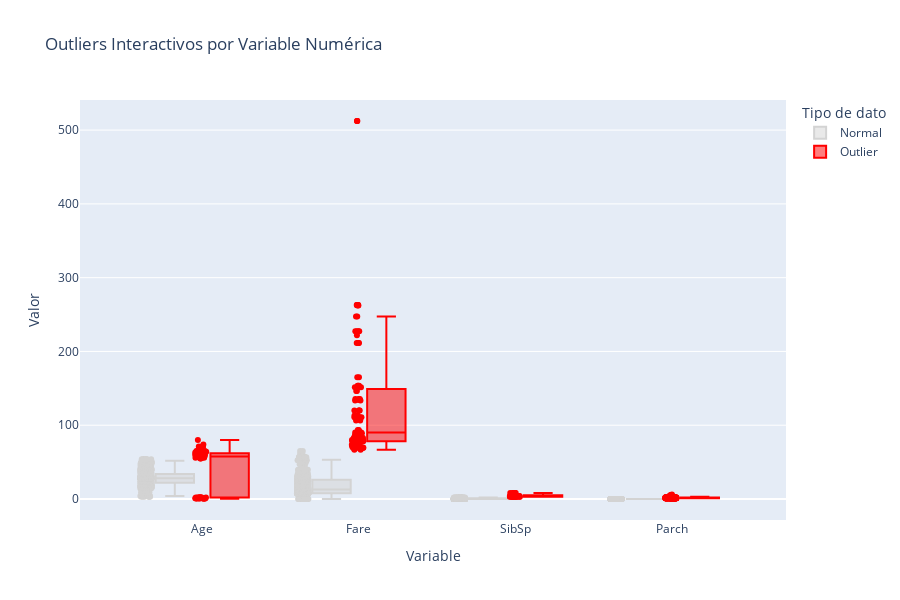

The notebook cell this image was saved under:
### Code cell
# Variables a evaluar
variables = ['Age', 'Fare', 'SibSp', 'Parch']
data_plotly = []

# Detectar outliers por variable
for var in variables:
    Q1 = df[var].quantile(0.25)
    Q3 = df[var].quantile(0.75)
    IQR = Q3 - Q1
    lower = Q1 - 1.5 * IQR
    upper = Q3 + 1.5 * IQR

    # Crear columna de flag
    df[f'{var}_outlier'] = df[var].apply(lambda x: 'Outlier' if (x < lower or x > upper) else 'Normal')

    # Crear DataFrame para Plotly
    temp = df[[var, f'{var}_outlier']].copy()
    temp['Variable'] = var
    temp.rename(columns={var: 'Valor', f'{var}_outlier': 'Tipo'}, inplace=True)
    data_plotly.append(temp)

# Unir todo
plot_df = pd.concat(data_plotly, ignore_index=True)

# Visualización
fig = px.box(plot_df, x="Variable", y="Valor", color="Tipo", 
             points="all", title="Outliers Interactivos por Variable Numérica",
             color_discrete_map={'Normal': 'lightgray', 'Outlier': 'red'},
             hover_data={'Valor': True, 'Tipo': True})

fig.update_layout(
    font=dict(size=12),
    boxmode='group',
    legend_title='Tipo de dato',
    yaxis_title="Valor",
    xaxis_title="Variable",
    height=600
)

fig.show()

### Figure 1 — Plotly figure (JSON) as saved in the notebook; plotly's stock layout.template omitted (floating-point values rounded to 4 significant figures; data arrays with more than 128 entries replaced by an {"elided": "..."} marker saying what was removed)
{"data": [{"alignmentgroup": "True", "boxpoints": "all", "customdata": {"elided": "3123x1 str values"}, "hovertemplate": "Tipo=%{customdata[0]}<br>Variable=%{x}<br>Valor=%{y}<extra></extra>", "legendgroup": "Normal", "marker": {"color": "lightgray"}, "name": "Normal", "notched": false, "offsetgroup": "Normal", "orientation": "v", "showlegend": true, "type": "box", "x": {"elided": "3123 str values"}, "x0": " ", "xaxis": "x", "y": {"elided": "3123 float values"}, "y0": " ", "yaxis": "y"}, {"alignmentgroup": "True", "boxpoints": "all", "customdata": {"elided": "441x1 str values"}, "hovertemplate": "Tipo=%{customdata[0]}<br>Variable=%{x}<br>Valor=%{y}<extra></extra>", "legendgroup": "Outlier", "marker": {"color": "red"}, "name": "Outlier", "notched": false, "offsetgroup": "Outlier", "orientation": "v", "showlegend": true, "type": "box", "x": {"elided": "441 str values"}, "x0": " ", "xaxis": "x", "y": {"elided": "441 float values"}, "y0": " ", "yaxis": "y"}], "layout": {"boxmode": "group", "font": {"size": 12}, "height": 600, "legend": {"title": {"text": "Tipo de dato"}, "tracegroupgap": 0}, "title": {"text": "Outliers Interactivos por Variable Numérica"}, "xaxis": {"anchor": "y", "domain": [0, 1], "title": {"text": "Variable"}}, "yaxis": {"anchor": "x", "domain": [0, 1], "title": {"text": "Valor"}}}}
